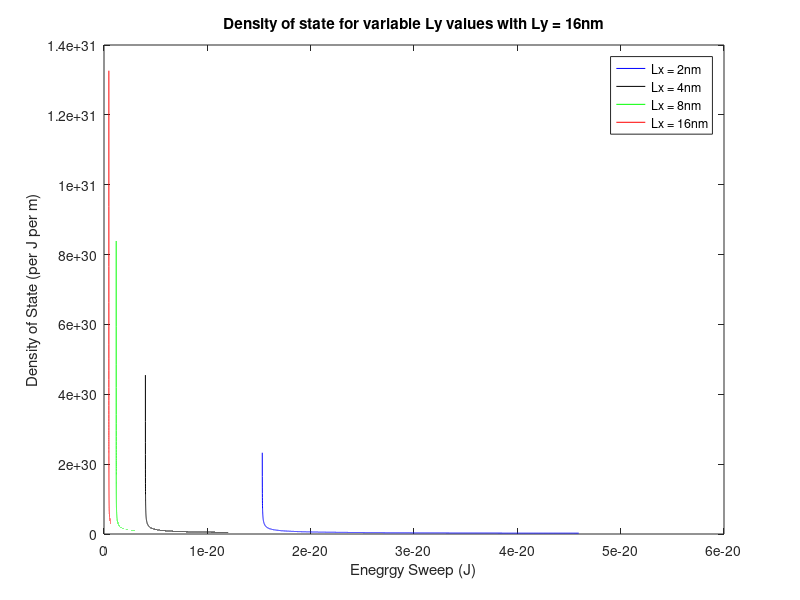

MATLAB code for this plot:
% A quantum wire is a system in which the electrons are confined in two dimensions and free in the
% third forming a 1D conductor. Begin with such a system confined to cross-section of Lx = 2.0nm x
% Ly = 2.0nm. (Assume m* = m0.)
% (a) Calculate and plot the density of states (DOS) versus electron energy of this system for
% quantum states up to nx2 + ny2 = 16.
% (b) On a single graph plot DOS curves with Ly increasing to 4nm, 8nm, 16nm (holding Lx =
% 2.0nm) and include the bulk (3D) DOS for comparison.
% (c) Finally, on a single graph plot DOS curves with Lx increasing to 4nm, 
% 8nm, 16nm (holding Ly = 16nm) and include the bulk (3D) DOS for comparison

%Assume nx = ny =1;

hbar = 1.05457*(10^(-34));
hbar_sq = hbar*hbar;
pi_sq = pi*pi;
m = 9.1*(10^(-31));
Ly = 16*(10^(-9));
Lx = [2, 4, 8, 16]*(10^(-9));
nx = 1;
ny = 1;

x = 1;
while (x < 5)
    Emin(x) = ((hbar_sq*pi_sq)/(2*m))*(((nx*nx)/(Ly*Ly))+((ny*ny)/(Lx(x)*Lx(x))));
    Emin(x) = Emin(x) + (hbar_sq/(8*m));
    x = x + 1;
end
E1 = linspace(Emin(1), 3*Emin(1), 10000); 
E2 = linspace(Emin(2), 3*Emin(2), 10000); 
E3 = linspace(Emin(3), 3*Emin(3), 10000); 
E4 = linspace(Emin(4), 3*Emin(4), 10000);  

 g1 = (1/(pi*hbar)).*sqrt((2*m)./(E1-Emin(1)));
 g2 = (1/(pi*hbar)).*sqrt((2*m)./(E2-Emin(2)));
 g3  = (1/(hbar*pi)).*sqrt((2*m)./(E3-Emin(3)));
 g4  = (1/(hbar*pi)).*sqrt((2*m)./(E4-Emin(4)));



 E =  (hbar_sq)./(8*m);
 Espace = linspace(0, E, 10000);
 %ESpace = sqrt(Espace);
 g_bulk= (1/(hbar*pi)).*sqrt((2*m)./(Espace));

%  plot(Espace,g_bulk,'p')
%  hold on 
 plot(E1,g1, 'b') 
 hold on
 plot(E2,g2,'k')
 hold on
 plot(E3,g3, 'g')
 hold on
 plot(E4,g4, 'r')
 hold on
 title('Density of state for variable Ly values with Ly = 16nm')
 ylabel('Density of State (per J per m)')
 xlabel('Enegrgy Sweep (J)')
 legend({'Lx = 2nm', 'Lx = 4nm', 'Lx = 8nm','Lx = 16nm'})




